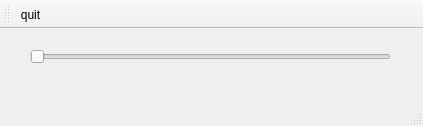
<?xml version="1.0" encoding="UTF-8"?>
<ui version="4.0">
 <class>formrpm</class>
 <widget class="QMainWindow" name="formrpm">
  <property name="geometry">
   <rect>
    <x>0</x>
    <y>0</y>
    <width>423</width>
    <height>126</height>
   </rect>
  </property>
  <property name="windowTitle">
   <string>formrpm</string>
  </property>
  <widget class="QWidget" name="centralWidget">
   <widget class="QSlider" name="hsRPM">
    <property name="geometry">
     <rect>
      <x>30</x>
      <y>20</y>
      <width>361</width>
      <height>16</height>
     </rect>
    </property>
    <property name="orientation">
     <enum>Qt::Horizontal</enum>
    </property>
   </widget>
  </widget>
  <widget class="QMenuBar" name="menuBar">
   <property name="geometry">
    <rect>
     <x>0</x>
     <y>0</y>
     <width>423</width>
     <height>20</height>
    </rect>
   </property>
  </widget>
  <widget class="QToolBar" name="mainToolBar">
   <attribute name="toolBarArea">
    <enum>TopToolBarArea</enum>
   </attribute>
   <attribute name="toolBarBreak">
    <bool>false</bool>
   </attribute>
   <addaction name="actionQuit"/>
  </widget>
  <widget class="QStatusBar" name="statusBar"/>
  <action name="actionQuit">
   <property name="text">
    <string>quit</string>
   </property>
  </action>
 </widget>
 <layoutdefault spacing="6" margin="11"/>
 <resources/>
 <connections/>
</ui>
